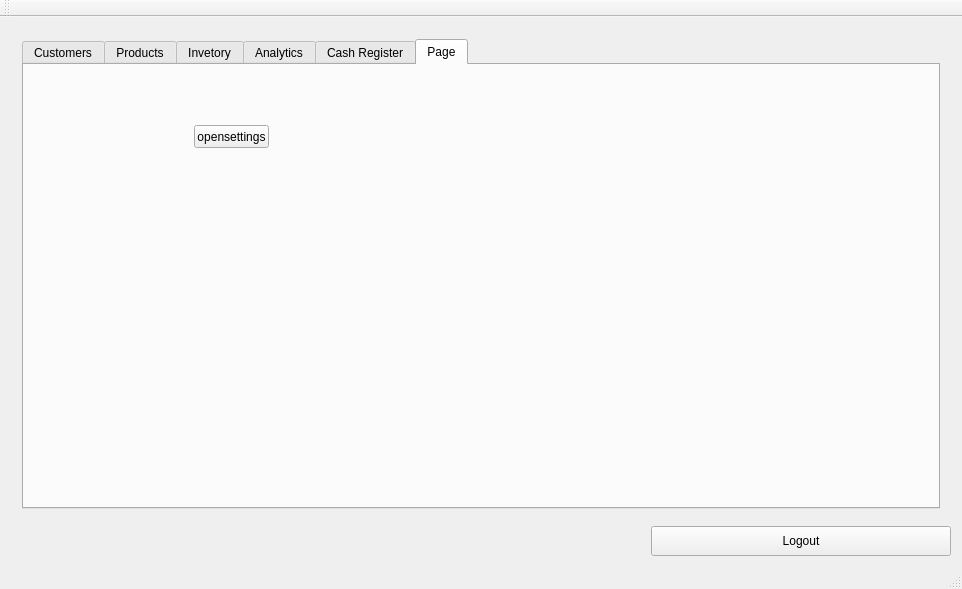
<?xml version="1.0" encoding="UTF-8"?>
<ui version="4.0">
 <class>MainWindow</class>
 <widget class="QMainWindow" name="MainWindow">
  <property name="geometry">
   <rect>
    <x>0</x>
    <y>0</y>
    <width>921</width>
    <height>589</height>
   </rect>
  </property>
  <property name="windowTitle">
   <string>MainWindow</string>
  </property>
  <property name="styleSheet">
   <string notr="true"/>
  </property>
  <widget class="QWidget" name="centralWidget">
   <layout class="QVBoxLayout" name="verticalLayout">
    <item>
     <widget class="QStackedWidget" name="progpage">
      <property name="enabled">
       <bool>true</bool>
      </property>
      <property name="maximumSize">
       <size>
        <width>16777215</width>
        <height>16777215</height>
       </size>
      </property>
      <property name="frameShape">
       <enum>QFrame::NoFrame</enum>
      </property>
      <property name="currentIndex">
       <number>0</number>
      </property>
      <widget class="QWidget" name="adminpage">
       <property name="maximumSize">
        <size>
         <width>16777215</width>
         <height>16777215</height>
        </size>
       </property>
       <property name="autoFillBackground">
        <bool>false</bool>
       </property>
       <layout class="QVBoxLayout" name="verticalLayout_12">
        <property name="sizeConstraint">
         <enum>QLayout::SetMaximumSize</enum>
        </property>
        <item>
         <widget class="QTabWidget" name="tabWidget">
          <property name="enabled">
           <bool>true</bool>
          </property>
          <property name="currentIndex">
           <number>5</number>
          </property>
          <widget class="QWidget" name="tabcust">
           <property name="enabled">
            <bool>true</bool>
           </property>
           <attribute name="title">
            <string>Customers</string>
           </attribute>
           <layout class="QVBoxLayout" name="verticalLayout_4">
            <item>
             <widget class="QGroupBox" name="groupBox">
              <property name="maximumSize">
               <size>
                <width>16777215</width>
                <height>247</height>
               </size>
              </property>
              <property name="title">
               <string>Add New Customer</string>
              </property>
              <layout class="QVBoxLayout" name="verticalLayout_2">
               <item>
                <layout class="QHBoxLayout" name="horizontalLayout_3">
                 <item>
                  <widget class="QLabel" name="label">
                   <property name="text">
                    <string>Customer Name</string>
                   </property>
                  </widget>
                 </item>
                 <item>
                  <widget class="QLineEdit" name="Cname">
                   <property name="minimumSize">
                    <size>
                     <width>300</width>
                     <height>0</height>
                    </size>
                   </property>
                   <property name="maximumSize">
                    <size>
                     <width>16777215</width>
                     <height>16777215</height>
                    </size>
                   </property>
                   <property name="placeholderText">
                    <string>Name</string>
                   </property>
                  </widget>
                 </item>
                 <item>
                  <widget class="QLabel" name="label_4">
                   <property name="text">
                    <string>Customer Type</string>
                   </property>
                  </widget>
                 </item>
                 <item>
                  <widget class="QComboBox" name="Ctype">
                   <property name="minimumSize">
                    <size>
                     <width>100</width>
                     <height>0</height>
                    </size>
                   </property>
                  </widget>
                 </item>
                 <item>
                  <widget class="QLabel" name="label_5">
                   <property name="text">
                    <string>Max Debt</string>
                   </property>
                  </widget>
                 </item>
                 <item>
                  <widget class="QSpinBox" name="spinmxdbt">
                   <property name="minimumSize">
                    <size>
                     <width>150</width>
                     <height>0</height>
                    </size>
                   </property>
                   <property name="maximum">
                    <number>100000000</number>
                   </property>
                  </widget>
                 </item>
                </layout>
               </item>
               <item>
                <layout class="QHBoxLayout" name="horizontalLayout_5">
                 <item>
                  <widget class="QLabel" name="label_2">
                   <property name="minimumSize">
                    <size>
                     <width>75</width>
                     <height>0</height>
                    </size>
                   </property>
                   <property name="text">
                    <string>Billing Address</string>
                   </property>
                  </widget>
                 </item>
                 <item>
                  <widget class="QLineEdit" name="Cbill">
                   <property name="minimumSize">
                    <size>
                     <width>370</width>
                     <height>0</height>
                    </size>
                   </property>
                   <property name="placeholderText">
                    <string>Billing Address</string>
                   </property>
                  </widget>
                 </item>
                 <item>
                  <widget class="QLabel" name="label_6">
                   <property name="minimumSize">
                    <size>
                     <width>75</width>
                     <height>0</height>
                    </size>
                   </property>
                   <property name="text">
                    <string>Contact No.</string>
                   </property>
                  </widget>
                 </item>
                 <item>
                  <widget class="QLineEdit" name="Ccon">
                   <property name="placeholderText">
                    <string>(i.e 0927xxx-xxx-x)</string>
                   </property>
                  </widget>
                 </item>
                </layout>
               </item>
               <item>
                <layout class="QHBoxLayout" name="horizontalLayout_6">
                 <item>
                  <widget class="QLabel" name="label_3">
                   <property name="text">
                    <string>Delivery Address</string>
                   </property>
                  </widget>
                 </item>
                 <item>
                  <widget class="QLineEdit" name="Cdel">
                   <property name="placeholderText">
                    <string>Delivery Address</string>
                   </property>
                  </widget>
                 </item>
                 <item>
                  <widget class="QPushButton" name="pushButton">
                   <property name="text">
                    <string>Add Customer</string>
                   </property>
                  </widget>
                 </item>
                </layout>
               </item>
              </layout>
             </widget>
            </item>
            <item>
             <widget class="QGroupBox" name="groupBox_2">
              <property name="title">
               <string>Search for Customer</string>
              </property>
              <layout class="QVBoxLayout" name="verticalLayout_3">
               <item>
                <layout class="QHBoxLayout" name="horizontalLayout_7">
                 <item>
                  <widget class="QLabel" name="label_7">
                   <property name="text">
                    <string>Search by Customer Name:</string>
                   </property>
                  </widget>
                 </item>
                 <item>
                  <widget class="QLineEdit" name="txtsearchcust">
                   <property name="placeholderText">
                    <string>Customer Name</string>
                   </property>
                  </widget>
                 </item>
                 <item>
                  <widget class="QPushButton" name="btncustsearch">
                   <property name="text">
                    <string>Search</string>
                   </property>
                  </widget>
                 </item>
                </layout>
               </item>
               <item>
                <widget class="QTableView" name="customertbl"/>
               </item>
              </layout>
             </widget>
            </item>
           </layout>
          </widget>
          <widget class="QWidget" name="tabprod">
           <attribute name="title">
            <string>Products</string>
           </attribute>
           <layout class="QHBoxLayout" name="horizontalLayout_8">
            <item>
             <widget class="QGroupBox" name="groupBox_4">
              <property name="minimumSize">
               <size>
                <width>400</width>
                <height>0</height>
               </size>
              </property>
              <property name="title">
               <string>Search for product</string>
              </property>
              <layout class="QVBoxLayout" name="verticalLayout_6">
               <item>
                <layout class="QHBoxLayout" name="horizontalLayout_11">
                 <item>
                  <widget class="QLabel" name="label_15">
                   <property name="text">
                    <string>Search by code or by name:</string>
                   </property>
                  </widget>
                 </item>
                 <item>
                  <widget class="QLineEdit" name="txtsearchprod">
                   <property name="placeholderText">
                    <string>Product code</string>
                   </property>
                  </widget>
                 </item>
                 <item>
                  <widget class="QPushButton" name="btnprodsearch">
                   <property name="text">
                    <string>search</string>
                   </property>
                  </widget>
                 </item>
                </layout>
               </item>
               <item>
                <widget class="QTableView" name="prodtableview"/>
               </item>
               <item>
                <widget class="QPushButton" name="btnPrintAllBarcode">
                 <property name="text">
                  <string>Print Barcode Summary (On table)</string>
                 </property>
                </widget>
               </item>
              </layout>
             </widget>
            </item>
            <item>
             <widget class="QGroupBox" name="groupBox_3">
              <property name="maximumSize">
               <size>
                <width>10000</width>
                <height>16777215</height>
               </size>
              </property>
              <property name="title">
               <string>Add New product</string>
              </property>
              <layout class="QFormLayout" name="formLayout">
               <item row="0" column="0">
                <widget class="QLabel" name="label_8">
                 <property name="minimumSize">
                  <size>
                   <width>0</width>
                   <height>0</height>
                  </size>
                 </property>
                 <property name="text">
                  <string>Product Name:</string>
                 </property>
                </widget>
               </item>
               <item row="0" column="1">
                <widget class="QLineEdit" name="txtp_name">
                 <property name="placeholderText">
                  <string>Name</string>
                 </property>
                </widget>
               </item>
               <item row="2" column="1">
                <widget class="QLineEdit" name="txtp_code">
                 <property name="maxLength">
                  <number>5</number>
                 </property>
                 <property name="cursorPosition">
                  <number>0</number>
                 </property>
                 <property name="placeholderText">
                  <string>Code</string>
                 </property>
                </widget>
               </item>
               <item row="5" column="1">
                <widget class="QComboBox" name="Qtype">
                 <property name="minimumSize">
                  <size>
                   <width>340</width>
                   <height>0</height>
                  </size>
                 </property>
                 <property name="maximumSize">
                  <size>
                   <width>150</width>
                   <height>16777215</height>
                  </size>
                 </property>
                </widget>
               </item>
               <item row="8" column="1">
                <widget class="QComboBox" name="Pctgy">
                 <property name="minimumSize">
                  <size>
                   <width>340</width>
                   <height>0</height>
                  </size>
                 </property>
                </widget>
               </item>
               <item row="11" column="0" colspan="2">
                <layout class="QHBoxLayout" name="horizontalLayout_4">
                 <item>
                  <layout class="QVBoxLayout" name="verticalLayout_5">
                   <item>
                    <widget class="QLabel" name="label_10">
                     <property name="maximumSize">
                      <size>
                       <width>100</width>
                       <height>16777215</height>
                      </size>
                     </property>
                     <property name="text">
                      <string>Pieces per bundle:</string>
                     </property>
                    </widget>
                   </item>
                   <item>
                    <widget class="QSpinBox" name="spin_pcs">
                     <property name="minimumSize">
                      <size>
                       <width>150</width>
                       <height>0</height>
                      </size>
                     </property>
                     <property name="suffix">
                      <string>pcs.</string>
                     </property>
                     <property name="maximum">
                      <number>999</number>
                     </property>
                    </widget>
                   </item>
                   <item>
                    <widget class="QLabel" name="label_13">
                     <property name="minimumSize">
                      <size>
                       <width>120</width>
                       <height>0</height>
                      </size>
                     </property>
                     <property name="text">
                      <string>Weight per bunde/piece:</string>
                     </property>
                    </widget>
                   </item>
                   <item>
                    <widget class="QDoubleSpinBox" name="spin_wgt">
                     <property name="minimumSize">
                      <size>
                       <width>150</width>
                       <height>0</height>
                      </size>
                     </property>
                     <property name="suffix">
                      <string>kg</string>
                     </property>
                     <property name="maximum">
                      <double>999.990000000000009</double>
                     </property>
                    </widget>
                   </item>
                  </layout>
                 </item>
                 <item>
                  <spacer name="horizontalSpacer">
                   <property name="orientation">
                    <enum>Qt::Horizontal</enum>
                   </property>
                   <property name="sizeType">
                    <enum>QSizePolicy::Minimum</enum>
                   </property>
                   <property name="sizeHint" stdset="0">
                    <size>
                     <width>40</width>
                     <height>20</height>
                    </size>
                   </property>
                  </spacer>
                 </item>
                </layout>
               </item>
               <item row="12" column="0" colspan="2">
                <layout class="QHBoxLayout" name="horizontalLayout_13">
                 <item>
                  <widget class="QLabel" name="label_11">
                   <property name="text">
                    <string>Purchase Price:</string>
                   </property>
                  </widget>
                 </item>
                 <item>
                  <widget class="QDoubleSpinBox" name="spin_pprice">
                   <property name="prefix">
                    <string> ₱ </string>
                   </property>
                  </widget>
                 </item>
                 <item>
                  <widget class="QLabel" name="label_14">
                   <property name="text">
                    <string>Retail Price: </string>
                   </property>
                  </widget>
                 </item>
                 <item>
                  <widget class="QDoubleSpinBox" name="spin_rprice">
                   <property name="prefix">
                    <string> ₱ </string>
                   </property>
                  </widget>
                 </item>
                </layout>
               </item>
               <item row="15" column="0">
                <widget class="QPushButton" name="btn_addprod">
                 <property name="text">
                  <string>Add product</string>
                 </property>
                </widget>
               </item>
               <item row="2" column="0">
                <widget class="QLabel" name="label_12">
                 <property name="text">
                  <string>Product Code:</string>
                 </property>
                </widget>
               </item>
               <item row="8" column="0">
                <widget class="QLabel" name="label_17">
                 <property name="text">
                  <string>Product Category:</string>
                 </property>
                </widget>
               </item>
               <item row="5" column="0">
                <widget class="QLabel" name="label_9">
                 <property name="minimumSize">
                  <size>
                   <width>60</width>
                   <height>0</height>
                  </size>
                 </property>
                 <property name="text">
                  <string>Quantity type:</string>
                 </property>
                </widget>
               </item>
              </layout>
             </widget>
            </item>
           </layout>
          </widget>
          <widget class="QWidget" name="tabinvent">
           <attribute name="title">
            <string>Invetory</string>
           </attribute>
           <layout class="QHBoxLayout" name="horizontalLayout_2">
            <item>
             <widget class="QGroupBox" name="groupBox_5">
              <property name="title">
               <string>Search Inventory</string>
              </property>
              <layout class="QVBoxLayout" name="verticalLayout_7">
               <item>
                <layout class="QHBoxLayout" name="horizontalLayout">
                 <item>
                  <widget class="QLabel" name="label_16">
                   <property name="text">
                    <string>Search Item name:</string>
                   </property>
                  </widget>
                 </item>
                 <item>
                  <widget class="QLineEdit" name="txtinventsearch">
                   <property name="minimumSize">
                    <size>
                     <width>300</width>
                     <height>0</height>
                    </size>
                   </property>
                   <property name="placeholderText">
                    <string>Product name</string>
                   </property>
                  </widget>
                 </item>
                 <item>
                  <widget class="QPushButton" name="inventsearchbttn">
                   <property name="text">
                    <string>search</string>
                   </property>
                  </widget>
                 </item>
                </layout>
               </item>
               <item>
                <widget class="QTableView" name="tblinvent"/>
               </item>
              </layout>
             </widget>
            </item>
            <item>
             <widget class="QGroupBox" name="groupBox_6">
              <property name="minimumSize">
               <size>
                <width>0</width>
                <height>0</height>
               </size>
              </property>
              <property name="title">
               <string>Restock Products</string>
              </property>
              <layout class="QFormLayout" name="formLayout_2">
               <item row="3" column="1">
                <widget class="QComboBox" name="prodstock">
                 <property name="minimumSize">
                  <size>
                   <width>250</width>
                   <height>0</height>
                  </size>
                 </property>
                </widget>
               </item>
               <item row="11" column="0" colspan="2">
                <widget class="QPushButton" name="pushButton_5">
                 <property name="text">
                  <string>Restock</string>
                 </property>
                </widget>
               </item>
               <item row="3" column="0">
                <widget class="QLabel" name="label_18">
                 <property name="text">
                  <string>Product Name:</string>
                 </property>
                </widget>
               </item>
               <item row="6" column="0">
                <widget class="QLabel" name="label_19">
                 <property name="text">
                  <string>Quantity:</string>
                 </property>
                </widget>
               </item>
               <item row="9" column="0">
                <widget class="QLabel" name="label_20">
                 <property name="text">
                  <string>Loc ID:</string>
                 </property>
                </widget>
               </item>
               <item row="6" column="1">
                <widget class="QSpinBox" name="stockqty"/>
               </item>
               <item row="9" column="1">
                <widget class="QComboBox" name="stockstorage"/>
               </item>
              </layout>
             </widget>
            </item>
           </layout>
          </widget>
          <widget class="QWidget" name="tabanalysitcs">
           <attribute name="title">
            <string>Analytics</string>
           </attribute>
           <layout class="QHBoxLayout" name="horizontalLayout_9">
            <item>
             <layout class="QVBoxLayout" name="verticalLayout_10">
              <item>
               <widget class="QGroupBox" name="bxfilters">
                <property name="maximumSize">
                 <size>
                  <width>16777215</width>
                  <height>16777215</height>
                 </size>
                </property>
                <property name="title">
                 <string>Filter Transactions</string>
                </property>
                <layout class="QVBoxLayout" name="verticalLayout_8">
                 <item>
                  <widget class="QPushButton" name="pushButton_2">
                   <property name="text">
                    <string>Apply Filter</string>
                   </property>
                  </widget>
                 </item>
                </layout>
               </widget>
              </item>
              <item>
               <widget class="QTableView" name="anlytblview">
                <property name="enabled">
                 <bool>false</bool>
                </property>
               </widget>
              </item>
             </layout>
            </item>
            <item>
             <widget class="QGroupBox" name="bxgraphs">
              <property name="minimumSize">
               <size>
                <width>0</width>
                <height>0</height>
               </size>
              </property>
              <property name="title">
               <string>Graphs</string>
              </property>
             </widget>
            </item>
           </layout>
          </widget>
          <widget class="QWidget" name="tabcashier">
           <property name="enabled">
            <bool>true</bool>
           </property>
           <attribute name="title">
            <string>Cash Register</string>
           </attribute>
           <layout class="QHBoxLayout" name="horizontalLayout_10">
            <item>
             <widget class="QGroupBox" name="groupBox_8">
              <property name="title">
               <string>Shopping Cart</string>
              </property>
              <layout class="QVBoxLayout" name="verticalLayout_11">
               <item>
                <layout class="QHBoxLayout" name="horizontalLayout_15">
                 <item>
                  <widget class="QLabel" name="label_23">
                   <property name="text">
                    <string>Reciept Number</string>
                   </property>
                  </widget>
                 </item>
                 <item>
                  <widget class="QSpinBox" name="latestrcpt2">
                   <property name="minimumSize">
                    <size>
                     <width>300</width>
                     <height>0</height>
                    </size>
                   </property>
                   <property name="readOnly">
                    <bool>true</bool>
                   </property>
                   <property name="buttonSymbols">
                    <enum>QAbstractSpinBox::NoButtons</enum>
                   </property>
                  </widget>
                 </item>
                 <item>
                  <spacer name="horizontalSpacer_2">
                   <property name="orientation">
                    <enum>Qt::Horizontal</enum>
                   </property>
                   <property name="sizeHint" stdset="0">
                    <size>
                     <width>40</width>
                     <height>20</height>
                    </size>
                   </property>
                  </spacer>
                 </item>
                </layout>
               </item>
               <item>
                <widget class="QTableView" name="receiptview">
                 <property name="maximumSize">
                  <size>
                   <width>16777215</width>
                   <height>16777215</height>
                  </size>
                 </property>
                </widget>
               </item>
               <item>
                <layout class="QHBoxLayout" name="horizontalLayout_24">
                 <item>
                  <widget class="QLabel" name="label_29">
                   <property name="text">
                    <string>Subtotal</string>
                   </property>
                  </widget>
                 </item>
                 <item>
                  <widget class="QDoubleSpinBox" name="subttl2">
                   <property name="readOnly">
                    <bool>true</bool>
                   </property>
                   <property name="buttonSymbols">
                    <enum>QAbstractSpinBox::NoButtons</enum>
                   </property>
                   <property name="prefix">
                    <string>₱ </string>
                   </property>
                  </widget>
                 </item>
                 <item>
                  <widget class="QLabel" name="label_31">
                   <property name="text">
                    <string>Discount</string>
                   </property>
                  </widget>
                 </item>
                 <item>
                  <widget class="QDoubleSpinBox" name="dscnt2">
                   <property name="readOnly">
                    <bool>true</bool>
                   </property>
                   <property name="buttonSymbols">
                    <enum>QAbstractSpinBox::NoButtons</enum>
                   </property>
                   <property name="prefix">
                    <string>₱ </string>
                   </property>
                  </widget>
                 </item>
                </layout>
               </item>
              </layout>
             </widget>
            </item>
            <item>
             <widget class="QGroupBox" name="groupBox_7">
              <property name="title">
               <string>Add new item</string>
              </property>
              <layout class="QVBoxLayout" name="verticalLayout_9">
               <item>
                <layout class="QHBoxLayout" name="horizontalLayout_12">
                 <property name="spacing">
                  <number>6</number>
                 </property>
                 <item>
                  <widget class="QLabel" name="label_21">
                   <property name="text">
                    <string>Barcode:</string>
                   </property>
                  </widget>
                 </item>
                 <item>
                  <widget class="QLineEdit" name="txtbarcode"/>
                 </item>
                </layout>
               </item>
               <item>
                <widget class="QLineEdit" name="prodlookup2">
                 <property name="placeholderText">
                  <string>Product lookup</string>
                 </property>
                </widget>
               </item>
               <item>
                <widget class="QTableView" name="prodinfoview">
                 <property name="maximumSize">
                  <size>
                   <width>16777215</width>
                   <height>100</height>
                  </size>
                 </property>
                </widget>
               </item>
               <item>
                <layout class="QHBoxLayout" name="horizontalLayout_14">
                 <item>
                  <widget class="QPushButton" name="btn_cashout">
                   <property name="minimumSize">
                    <size>
                     <width>0</width>
                     <height>100</height>
                    </size>
                   </property>
                   <property name="tabletTracking">
                    <bool>false</bool>
                   </property>
                   <property name="autoFillBackground">
                    <bool>false</bool>
                   </property>
                   <property name="text">
                    <string>CASH OUT </string>
                   </property>
                   <property name="checkable">
                    <bool>false</bool>
                   </property>
                   <property name="default">
                    <bool>false</bool>
                   </property>
                   <property name="flat">
                    <bool>false</bool>
                   </property>
                  </widget>
                 </item>
                 <item>
                  <widget class="QPushButton" name="btn_void">
                   <property name="minimumSize">
                    <size>
                     <width>0</width>
                     <height>100</height>
                    </size>
                   </property>
                   <property name="text">
                    <string>VOID </string>
                   </property>
                  </widget>
                 </item>
                </layout>
               </item>
              </layout>
             </widget>
            </item>
           </layout>
          </widget>
          <widget class="QWidget" name="tab">
           <attribute name="title">
            <string>Page</string>
           </attribute>
           <widget class="QPushButton" name="pushButton_7">
            <property name="geometry">
             <rect>
              <x>170</x>
              <y>60</y>
              <width>75</width>
              <height>23</height>
             </rect>
            </property>
            <property name="text">
             <string>opensettings</string>
            </property>
           </widget>
          </widget>
         </widget>
        </item>
       </layout>
      </widget>
      <widget class="QWidget" name="Loginpage">
       <layout class="QVBoxLayout" name="verticalLayout_15">
        <item>
         <spacer name="verticalSpacer_2">
          <property name="orientation">
           <enum>Qt::Vertical</enum>
          </property>
          <property name="sizeHint" stdset="0">
           <size>
            <width>20</width>
            <height>203</height>
           </size>
          </property>
         </spacer>
        </item>
        <item>
         <layout class="QHBoxLayout" name="horizontalLayout_21">
          <item>
           <spacer name="horizontalSpacer_3">
            <property name="orientation">
             <enum>Qt::Horizontal</enum>
            </property>
            <property name="sizeHint" stdset="0">
             <size>
              <width>40</width>
              <height>20</height>
             </size>
            </property>
           </spacer>
          </item>
          <item>
           <widget class="QFrame" name="frame">
            <property name="styleSheet">
             <string notr="true"/>
            </property>
            <property name="frameShape">
             <enum>QFrame::StyledPanel</enum>
            </property>
            <property name="frameShadow">
             <enum>QFrame::Raised</enum>
            </property>
            <property name="lineWidth">
             <number>1</number>
            </property>
            <layout class="QFormLayout" name="formLayout_3">
             <item row="0" column="0">
              <widget class="QLabel" name="label_26">
               <property name="text">
                <string>User Name</string>
               </property>
              </widget>
             </item>
             <item row="0" column="1">
              <widget class="QLineEdit" name="txtusername">
               <property name="placeholderText">
                <string>name</string>
               </property>
              </widget>
             </item>
             <item row="1" column="0">
              <widget class="QLabel" name="label_27">
               <property name="text">
                <string>Password</string>
               </property>
              </widget>
             </item>
             <item row="1" column="1">
              <widget class="QLineEdit" name="txtpassword">
               <property name="inputMask">
                <string/>
               </property>
               <property name="text">
                <string/>
               </property>
               <property name="echoMode">
                <enum>QLineEdit::Password</enum>
               </property>
               <property name="placeholderText">
                <string>password</string>
               </property>
              </widget>
             </item>
             <item row="2" column="0" colspan="2">
              <widget class="QDialogButtonBox" name="buttonBox">
               <property name="standardButtons">
                <set>QDialogButtonBox::Cancel|QDialogButtonBox::Ok</set>
               </property>
               <property name="centerButtons">
                <bool>false</bool>
               </property>
              </widget>
             </item>
            </layout>
           </widget>
          </item>
          <item>
           <spacer name="horizontalSpacer_4">
            <property name="orientation">
             <enum>Qt::Horizontal</enum>
            </property>
            <property name="sizeHint" stdset="0">
             <size>
              <width>40</width>
              <height>20</height>
             </size>
            </property>
           </spacer>
          </item>
         </layout>
        </item>
        <item>
         <spacer name="verticalSpacer_3">
          <property name="orientation">
           <enum>Qt::Vertical</enum>
          </property>
          <property name="sizeHint" stdset="0">
           <size>
            <width>20</width>
            <height>203</height>
           </size>
          </property>
         </spacer>
        </item>
       </layout>
      </widget>
      <widget class="QWidget" name="Cashierpage">
       <layout class="QHBoxLayout" name="horizontalLayout_20">
        <item>
         <widget class="QGroupBox" name="groupBox_10">
          <property name="title">
           <string>Summary</string>
          </property>
          <layout class="QVBoxLayout" name="verticalLayout_14">
           <item>
            <layout class="QHBoxLayout" name="horizontalLayout_16">
             <item>
              <widget class="QLabel" name="label_24">
               <property name="text">
                <string>Receipt Number</string>
               </property>
              </widget>
             </item>
             <item>
              <widget class="QSpinBox" name="latestrcpt">
               <property name="readOnly">
                <bool>true</bool>
               </property>
               <property name="buttonSymbols">
                <enum>QAbstractSpinBox::NoButtons</enum>
               </property>
              </widget>
             </item>
            </layout>
           </item>
           <item>
            <widget class="QTableView" name="cashierview"/>
           </item>
           <item>
            <layout class="QGridLayout" name="gridLayout_2">
             <item row="0" column="1">
              <widget class="QLabel" name="label_30">
               <property name="text">
                <string>Discount</string>
               </property>
              </widget>
             </item>
             <item row="0" column="2">
              <widget class="QDoubleSpinBox" name="discnt1">
               <property name="readOnly">
                <bool>true</bool>
               </property>
               <property name="buttonSymbols">
                <enum>QAbstractSpinBox::NoButtons</enum>
               </property>
               <property name="prefix">
                <string>₱ </string>
               </property>
              </widget>
             </item>
             <item row="0" column="0">
              <layout class="QHBoxLayout" name="horizontalLayout_19">
               <item>
                <widget class="QLabel" name="label_28">
                 <property name="text">
                  <string>Subtotal</string>
                 </property>
                </widget>
               </item>
               <item>
                <widget class="QDoubleSpinBox" name="subttl1">
                 <property name="readOnly">
                  <bool>true</bool>
                 </property>
                 <property name="buttonSymbols">
                  <enum>QAbstractSpinBox::NoButtons</enum>
                 </property>
                 <property name="prefix">
                  <string>₱ </string>
                 </property>
                </widget>
               </item>
              </layout>
             </item>
            </layout>
           </item>
          </layout>
         </widget>
        </item>
        <item>
         <widget class="QGroupBox" name="groupBox_9">
          <property name="title">
           <string>GroupBox</string>
          </property>
          <layout class="QVBoxLayout" name="verticalLayout_13">
           <item>
            <layout class="QHBoxLayout" name="horizontalLayout_18">
             <item>
              <layout class="QHBoxLayout" name="horizontalLayout_17">
               <item>
                <widget class="QLabel" name="label_22">
                 <property name="text">
                  <string>Barcode</string>
                 </property>
                </widget>
               </item>
               <item>
                <widget class="QLineEdit" name="txtbarcode2">
                 <property name="placeholderText">
                  <string>code</string>
                 </property>
                </widget>
               </item>
              </layout>
             </item>
             <item>
              <widget class="QCheckBox" name="checkBox">
               <property name="text">
                <string>Multiple scan</string>
               </property>
              </widget>
             </item>
            </layout>
           </item>
           <item>
            <spacer name="verticalSpacer">
             <property name="orientation">
              <enum>Qt::Vertical</enum>
             </property>
             <property name="sizeHint" stdset="0">
              <size>
               <width>20</width>
               <height>40</height>
              </size>
             </property>
            </spacer>
           </item>
           <item>
            <layout class="QGridLayout" name="gridLayout">
             <item row="0" column="2">
              <widget class="QLineEdit" name="prodlookup">
               <property name="placeholderText">
                <string>Product name</string>
               </property>
              </widget>
             </item>
             <item row="0" column="1">
              <widget class="QLabel" name="label_25">
               <property name="text">
                <string>Product Lookup</string>
               </property>
              </widget>
             </item>
            </layout>
           </item>
           <item>
            <layout class="QHBoxLayout" name="horizontalLayout_23">
             <item>
              <widget class="QPushButton" name="pushButton_4">
               <property name="text">
                <string>Cash out</string>
               </property>
              </widget>
             </item>
             <item>
              <widget class="QPushButton" name="pushButton_6">
               <property name="text">
                <string>Void</string>
               </property>
              </widget>
             </item>
            </layout>
           </item>
          </layout>
         </widget>
        </item>
       </layout>
      </widget>
     </widget>
    </item>
    <item>
     <layout class="QHBoxLayout" name="horizontalLayout_22">
      <item>
       <spacer name="horizontalSpacer_5">
        <property name="orientation">
         <enum>Qt::Horizontal</enum>
        </property>
        <property name="sizeHint" stdset="0">
         <size>
          <width>40</width>
          <height>20</height>
         </size>
        </property>
       </spacer>
      </item>
      <item>
       <widget class="QPushButton" name="pushButton_3">
        <property name="minimumSize">
         <size>
          <width>300</width>
          <height>30</height>
         </size>
        </property>
        <property name="text">
         <string>Logout</string>
        </property>
       </widget>
      </item>
     </layout>
    </item>
   </layout>
  </widget>
  <widget class="QToolBar" name="mainToolBar">
   <attribute name="toolBarArea">
    <enum>TopToolBarArea</enum>
   </attribute>
   <attribute name="toolBarBreak">
    <bool>false</bool>
   </attribute>
  </widget>
  <widget class="QStatusBar" name="statusBar"/>
 </widget>
 <layoutdefault spacing="6" margin="11"/>
 <resources/>
 <connections/>
</ui>
